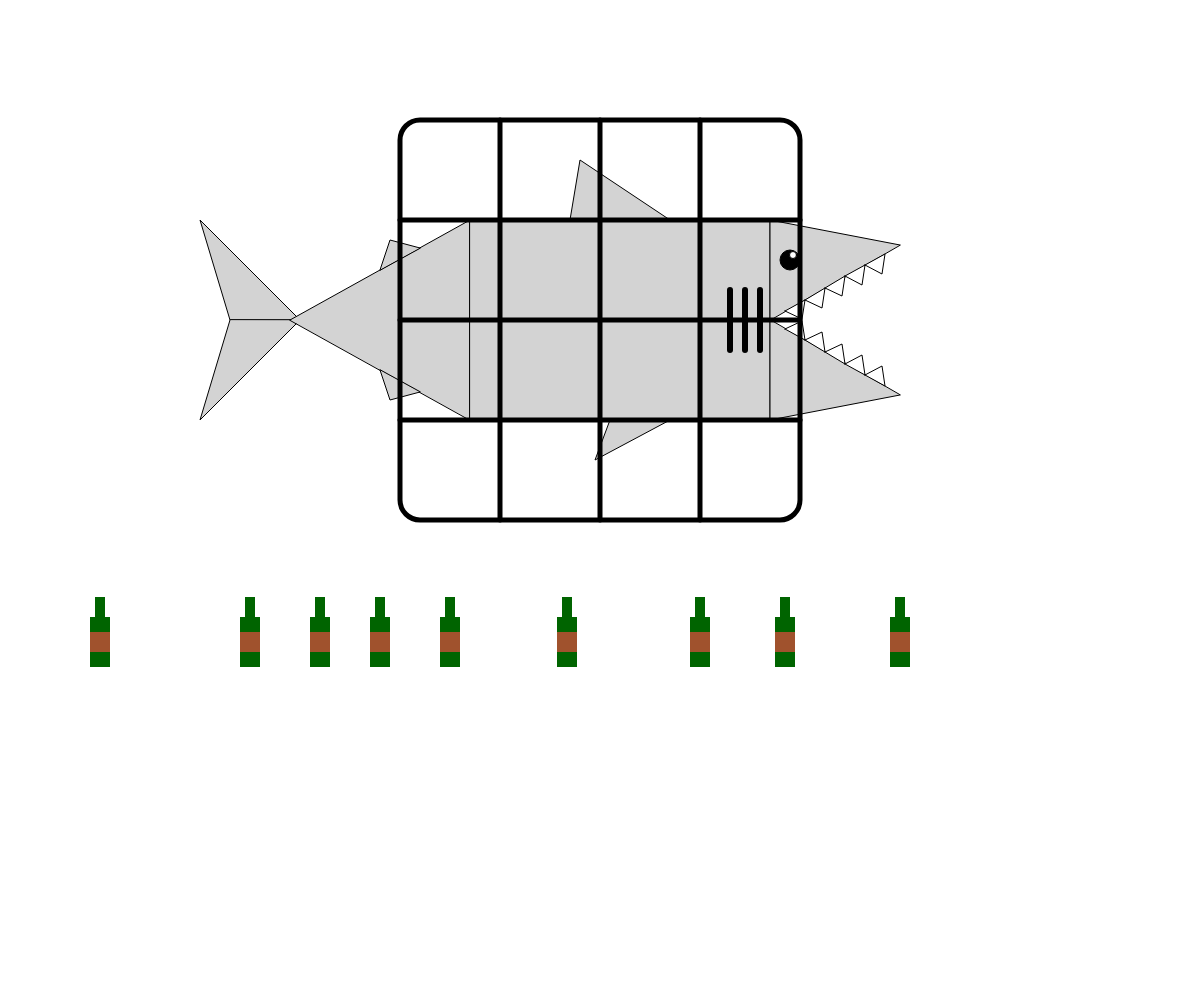
Frame 1 (no input)
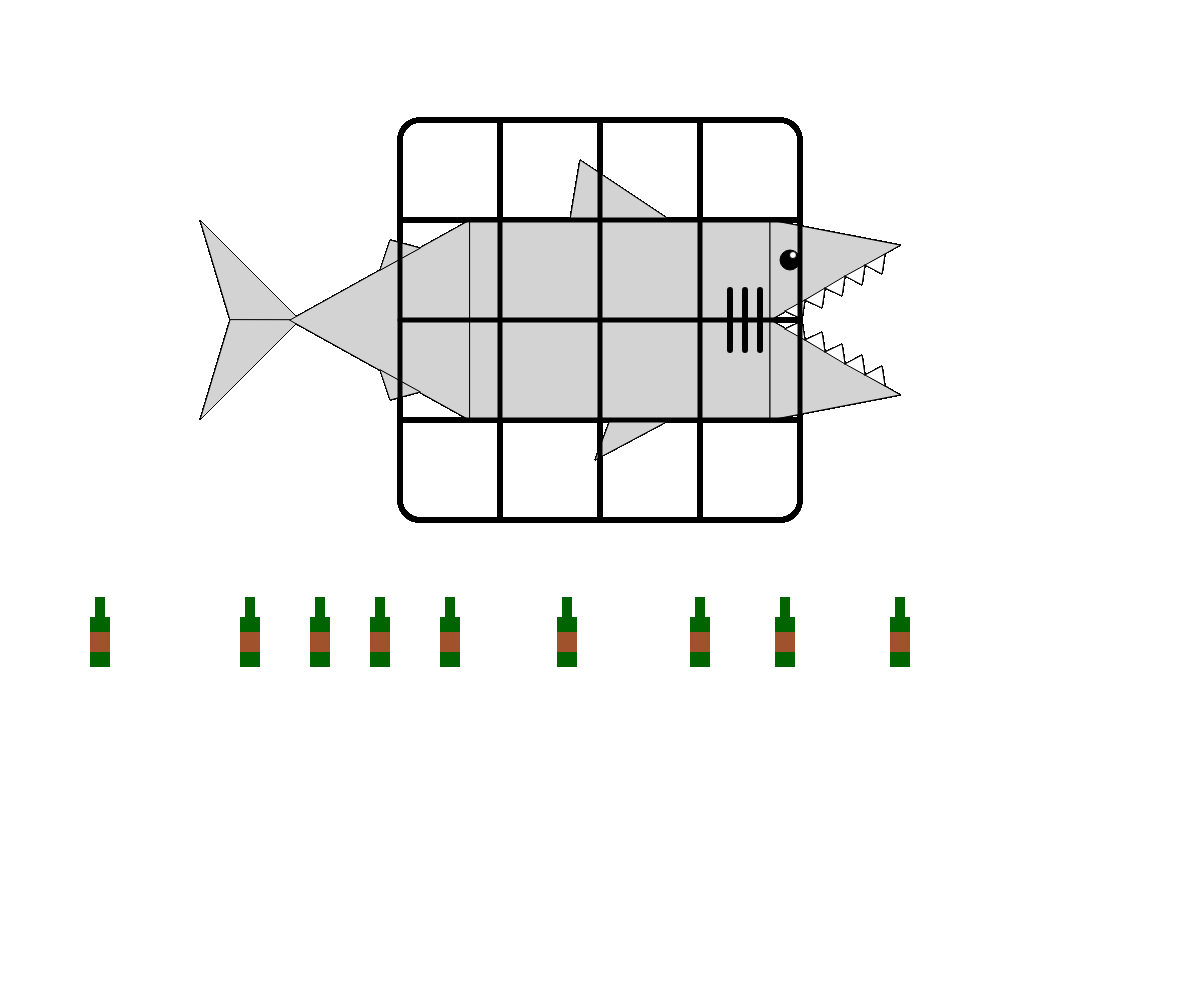
Frame 60 (no input)
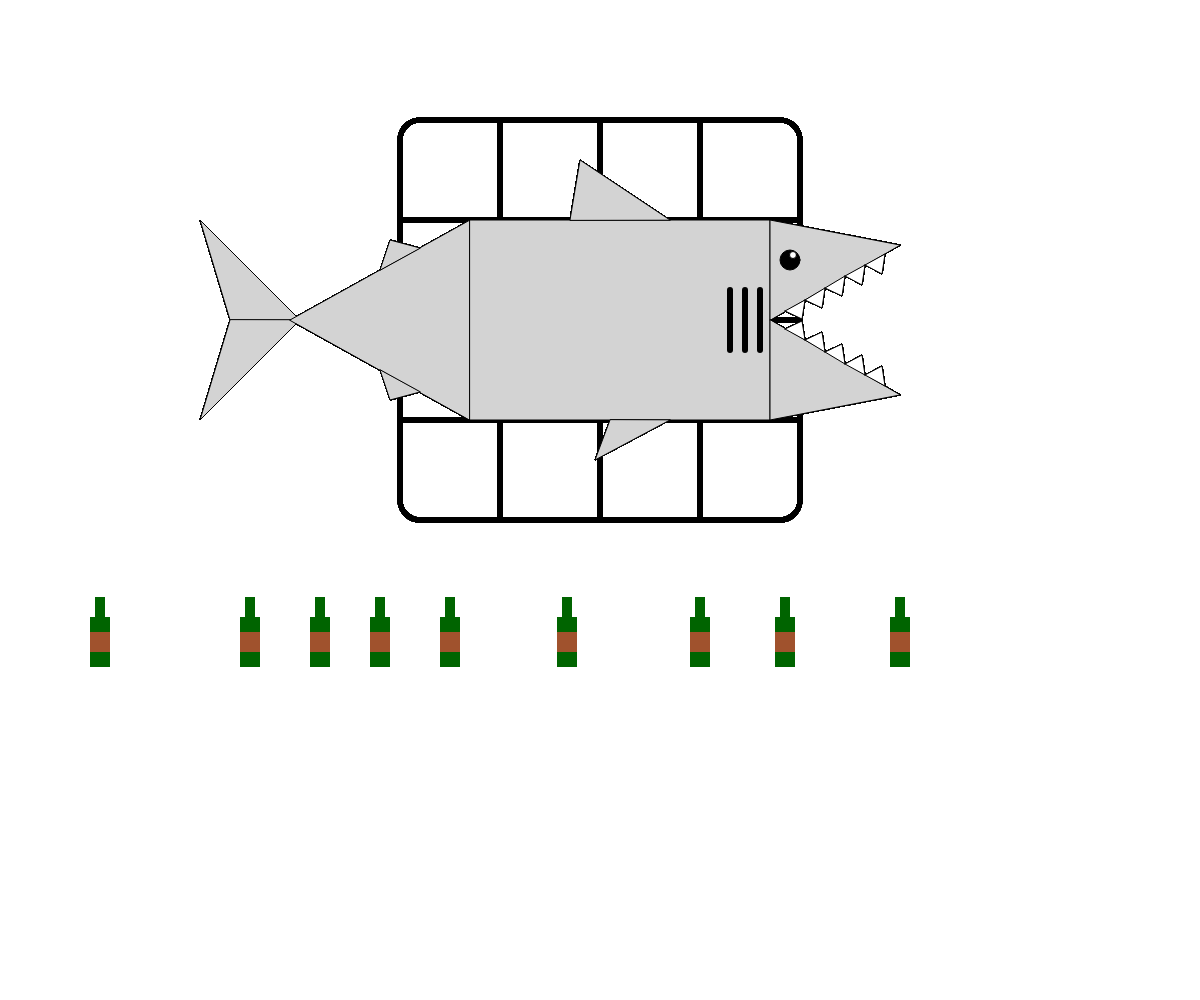
Frame 120 (the mouse pressed at the canvas centre since frame 60)

The p5.js sketch that drew these frames (run headless with seeded random() and noise() and a simulated clock; from frame 60 on, the mouse is pressed at the canvas centre):

// p5.js sketch
// ── sketch.js
var shark;
var net;
var net_collected;
var trash;
var fish_count;
var win;

function setup(){
    createCanvas(windowWidth, windowHeight);
    start_game();
    net_collected = false;
}

function draw(){
    
    draw_shark(shark.x, shark.y);
    
    if(net_collected === false){
        draw_net(net.x, net.y);
    }
    
    for(var i = 0; i < trash.length; i++){
        draw_trash(trash[i]);
    }
    
    check_win();
    
    //finish game if win is true
    if(win == true){
        document.getElementById("cont").style.visibility = "visible";
        fill(255);
        stroke(0, 0, 200);
        textSize(35);
        text("YOU WON! Click continue", width/3, height/2-50);
        return;
    }
    
}

function mousePressed(){
    
    if(dist(net.x, net.y, mouseX, mouseY) < 200){
        net_collected = true;
    }
    else{
        draw_fish(mouseX, mouseY);
        console.log(fish_count);
    }
}

function draw_shark(x_pos, y_pos){
    //body
    fill(211, 211, 211);
    noStroke();
    stroke(0);
    strokeWeight(1);
    triangle(x_pos-270, y_pos, x_pos-300, y_pos-100, x_pos-200, y_pos);
    triangle(x_pos-270, y_pos, x_pos-300, y_pos+100, x_pos-200, y_pos);
    triangle(x_pos-210, y_pos, x_pos-30, y_pos-100, x_pos-30, y_pos+100);
    triangle(x_pos-120, y_pos-50, x_pos-110, y_pos-80, x_pos-80, y_pos-72);
    triangle(x_pos-120, y_pos+50, x_pos-110, y_pos+80, x_pos-80, y_pos+72);
    rect(x_pos-30, y_pos-100, 300, 200);
    triangle(x_pos+70, y_pos-100, x_pos+80, y_pos-160, x_pos+170, y_pos-100);
    triangle(x_pos+110, y_pos+100, x_pos+95, y_pos+140, x_pos+170, y_pos+100);
    triangle(x_pos+270, y_pos, x_pos+270, y_pos-100, x_pos+400, y_pos-75);
    triangle(x_pos+270, y_pos, x_pos+270, y_pos+100, x_pos+400, y_pos+75);
    
    //eye
    fill(0);
    circle(x_pos+290, y_pos-60, 20);
    fill(255);
    circle(x_pos+293, y_pos-65, 7);
    
    //teeth
    //bottom
    beginShape();
    vertex(x_pos+285, y_pos+9);
    vertex(x_pos+302, y_pos+1);
    vertex(x_pos+305, y_pos+20);
    endShape(CLOSE);
    
    beginShape();
    vertex(x_pos+305, y_pos+20);
    vertex(x_pos+322, y_pos+12);
    vertex(x_pos+325, y_pos+32);
    endShape(CLOSE);
    
    beginShape();
    vertex(x_pos+325, y_pos+32);
    vertex(x_pos+342, y_pos+24);
    vertex(x_pos+345, y_pos+44);
    endShape(CLOSE);
    
    beginShape();
    vertex(x_pos+345, y_pos+44);
    vertex(x_pos+362, y_pos+35);
    vertex(x_pos+365, y_pos+55);
    endShape(CLOSE);
    
    beginShape();
    vertex(x_pos+365, y_pos+55);
    vertex(x_pos+382, y_pos+46);
    vertex(x_pos+385, y_pos+66);
    endShape(CLOSE);
    
    //top
    beginShape();
    vertex(x_pos+285, y_pos-9);
    vertex(x_pos+302, y_pos-1);
    vertex(x_pos+305, y_pos-20);
    endShape(CLOSE);

    beginShape();
    vertex(x_pos+305, y_pos-20);
    vertex(x_pos+322, y_pos-12);
    vertex(x_pos+325, y_pos-32);
    endShape(CLOSE);
    
    beginShape();
    vertex(x_pos+325, y_pos-32);
    vertex(x_pos+342, y_pos-24);
    vertex(x_pos+345, y_pos-44);
    endShape(CLOSE);
    
    beginShape();
    vertex(x_pos+345, y_pos-44);
    vertex(x_pos+362, y_pos-35);
    vertex(x_pos+365, y_pos-55);
    endShape(CLOSE);
    
    beginShape();
    vertex(x_pos+365, y_pos-55);
    vertex(x_pos+382, y_pos-46);
    vertex(x_pos+385, y_pos-66);
    endShape(CLOSE);
    
    //gills
    noFill();
    stroke(0);
    strokeWeight(6);
    line(x_pos+230, y_pos-30, x_pos+230, y_pos+30);
    line(x_pos+245, y_pos-30, x_pos+245, y_pos+30);
    line(x_pos+260, y_pos-30, x_pos+260, y_pos+30);
}

function draw_fish(x_pos, y_pos){
    //body
    noStroke();
    fill(255, 165, 0);
    ellipse(x_pos, y_pos, 60, 30);
    triangle(x_pos-5, y_pos-15, x_pos+13, y_pos-30, x_pos+13, y_pos-13);
    triangle(x_pos+25, y_pos, x_pos+50, y_pos-15, x_pos+50, y_pos+15);
    stroke(0);
    strokeWeight(1);
    triangle(x_pos+5, y_pos, x_pos+15, y_pos-7, x_pos+15, y_pos+7);
    
    //eyes
    fill(255);
    ellipse(x_pos-18, y_pos-3, 10);
    fill(0);
    ellipse(x_pos-20, y_pos-1, 5);
    
    fish_count+=1;
}

function draw_net(x_pos, y_pos){
    noFill();
    stroke(0);
    strokeWeight(5);
    rect(x_pos-200, y_pos-200, 400, 400, 20);
    line(x_pos-100, y_pos-200, x_pos-100, y_pos+200);
    line(x_pos, y_pos-200, x_pos, y_pos+200);
    line(x_pos+100, y_pos-200, x_pos+100, y_pos+200);
    line(x_pos-200, y_pos-100, x_pos+200, y_pos-100);
    line(x_pos-200, y_pos, x_pos+200, y_pos);
    line(x_pos-200, y_pos+100, x_pos+200, y_pos+100);
}

function draw_trash(t_trash){
    fill(0, 100, 0);
    noStroke();
    rect(t_trash.x-10, t_trash.y-50, 20, 50);
    rect(t_trash.x-5, t_trash.y-70, 10, 20);
    fill(160, 82, 45);
    rect(t_trash.x-10, t_trash.y-35, 20, 20);
}

function check_win(){
    if(fish_count >= 10 && net_collected == true){
        win = true;
    }
}
       

function start_game(){
    shark = {x: 500, y: 320};
    net = {x: 600, y: 320};
    trash = [{x: 100, y: 667}, 
             {x: 250, y: 667},
             {x: 320, y: 667},
             {x: 380, y: 667},
             {x: 450, y: 667},
             {x: 567, y: 667},
             {x: 700, y: 667},
             {x: 785, y: 667},
             {x: 900, y: 667}]; 
    fish_count = 0;
    win = false;
}
